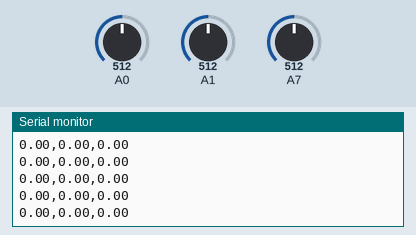
The sketch below on a simulated Arduino Uno, built with avr-gcc and run on an emulated ATmega328P. Shown: the last lines printed to the serial monitor. Inputs (shaded band) come from the test bench; at power-on: A0 = 512, A1 = 512, A7 = 512.

Above: at 2.2 s.
2.3 s: A0 set to 716
At 2.31 s:
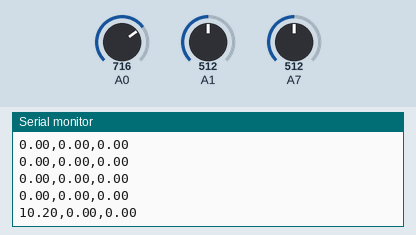
3.8 s: A1 set to 716
At 3.82 s:
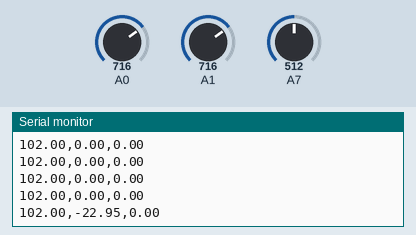
5.3 s: A7 set to 716
At 5.32 s:
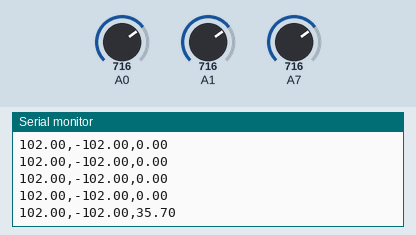
6.8 s: A0 set to 900
At 6.83 s:
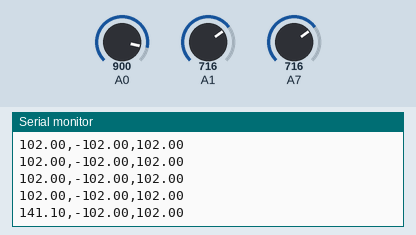
8.3 s: A1 set to 900
At 8.33 s:
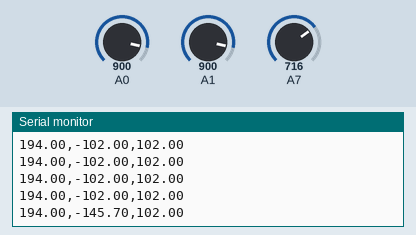
9.8 s: A7 set to 900
At 9.83 s:
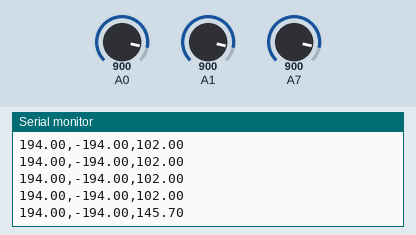
Timing chart, 0 to 12.3 s (numbered marks = the images above; inputs shaded):
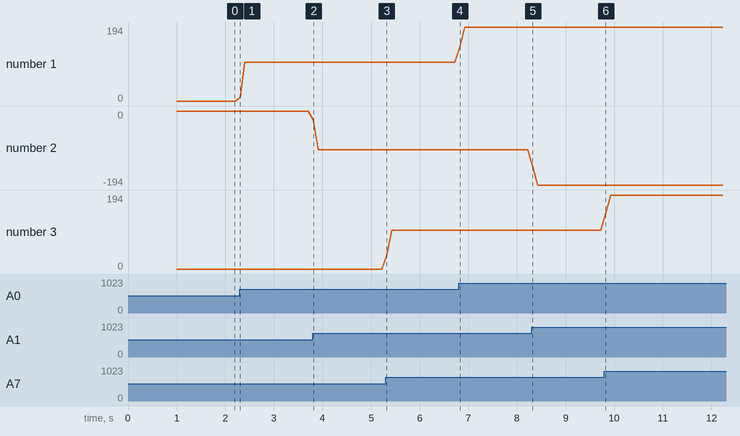

Measured:
- after the input at 2.3 s, the serial monitor: prints a new line at once (image 1)
- after the input at 3.8 s, the serial monitor: prints a new line at once (image 2)
- after the input at 5.3 s, the serial monitor: prints a new line at once (image 3)
- after the input at 6.8 s, the serial monitor: prints a new line at once (image 4)
- after the input at 8.3 s, the serial monitor: prints a new line at once (image 5)
- after the input at 9.8 s, the serial monitor: prints a new line at once (image 6)
- plotted number 1: 0 → 102 after the input at 2.3 s, 102 → 194 after the input at 6.8 s
- plotted number 2: 0 → -102 after the input at 3.8 s, -102 → -194 after the input at 8.3 s

The sketch:

FiveHP.ino
```cpp
double pi,yi,ti;
double p,y,t;
double pk,yk,tk;

unsigned long t0=0;

void setup() {
  // put your setup code here, to run once:
  Serial.begin(9600);
  delay(1000);
  pi=analogRead(0);
  yi=analogRead(1);
  ti=analogRead(7);

  pk=0.5;yk=-0.5;tk=0.5;
}

void loop() {
  // put your main code here, to run repeatedly:
  while(millis()-t0<100){
      p=(analogRead(0)-pi)*pk;
      y=(analogRead(1)-yi)*yk;
      t=(analogRead(7)-ti)*tk;
      myLPF(p);
      myLPF2(y);
      myLPF3(t);
  }
  t0=millis();

  Serial.print(myLPF(p));
  Serial.print(',');
  Serial.print(myLPF2(y));
  Serial.print(',');
  Serial.println(myLPF3(t));
}
const int samplingnum=40;
double vals[samplingnum];
int count=0;
double myLPF(double val){

  vals[count]=val;

  if(count<=samplingnum-2){
    count++;
  }else{
    count=0;
  }
  double sum=0.0;
  for(int i=0;i<=samplingnum-1;i++){
    //Serial.print(vals[i]);
    //Serial.print(",");
    sum+=vals[i];
  }
  //Serial.println("");
  return ((float)sum)/((float)samplingnum);
}

const int samplingnum2=40;
double vals2[samplingnum];
int count2=0;
double myLPF2(double val){

  vals2[count]=val;

  if(count2<=samplingnum2-2){
    count2++;
  }else{
    count2=0;
  }
  double sum=0.0;
  for(int i=0;i<=samplingnum2-1;i++){
    //Serial.print(vals[i]);
    //Serial.print(",");
    sum+=vals2[i];
  }
  //Serial.println("");
  return ((float)sum)/((float)samplingnum2);
}


const int samplingnum3=40;
double vals3[samplingnum];
int count3=0;
double myLPF3(double val){

  vals3[count]=val;

  if(count3<=samplingnum3-2){
    count3++;
  }else{
    count3=0;
  }
  double sum=0.0;
  for(int i=0;i<=samplingnum3-1;i++){
    //Serial.print(vals[i]);
    //Serial.print(",");
    sum+=vals3[i];
  }
  //Serial.println("");
  return ((float)sum)/((float)samplingnum3);
}
```
